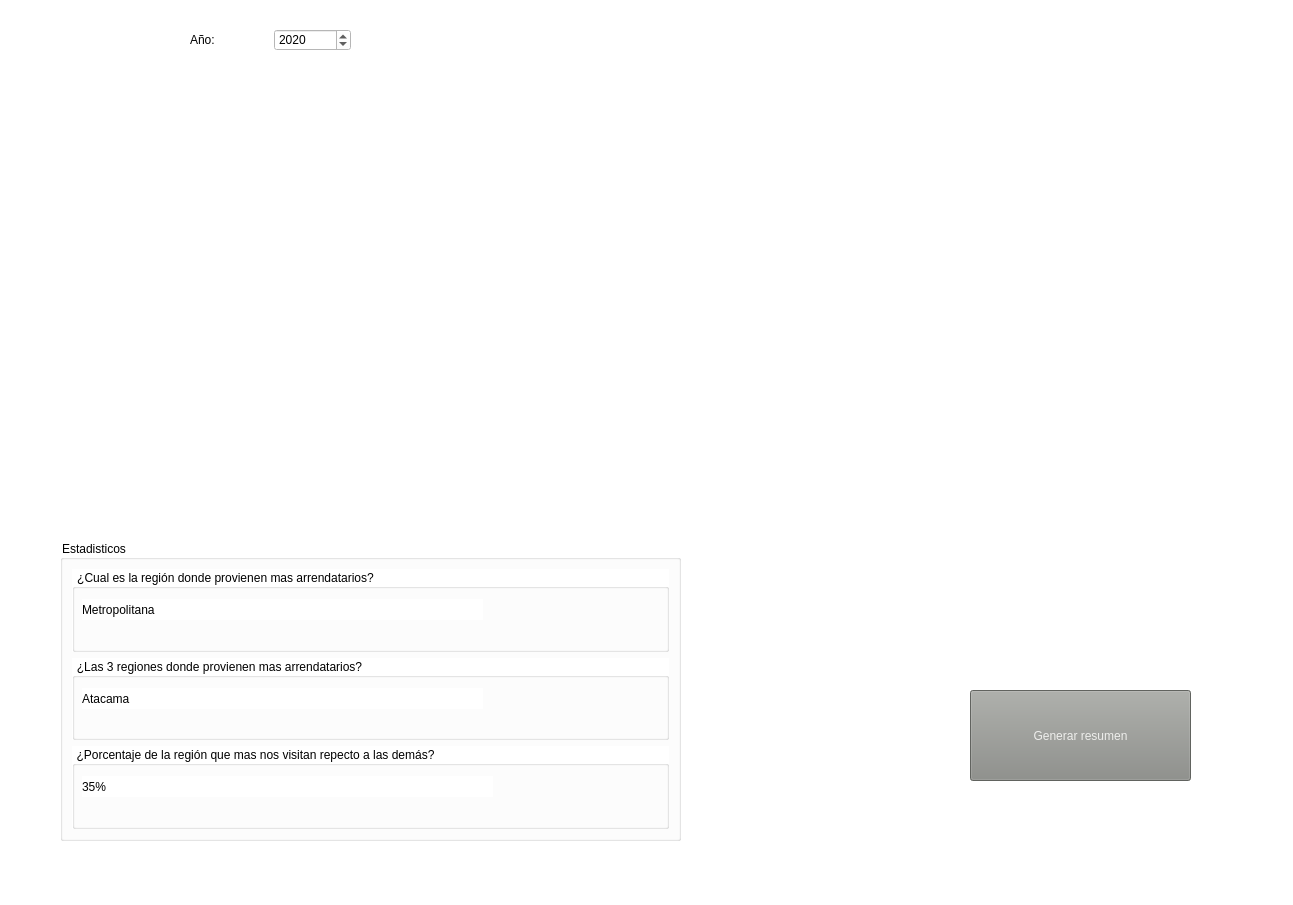
<?xml version="1.0" encoding="UTF-8"?>
<ui version="4.0">
 <class>MainWindow</class>
 <widget class="QMainWindow" name="MainWindow">
  <property name="geometry">
   <rect>
    <x>0</x>
    <y>0</y>
    <width>1293</width>
    <height>905</height>
   </rect>
  </property>
  <property name="windowTitle">
   <string>MainWindow</string>
  </property>
  <property name="styleSheet">
   <string notr="true">background-color: rgb(255, 255, 255);</string>
  </property>
  <widget class="QWidget" name="centralwidget">
   <widget class="MplWidget" name="MplRegion" native="true">
    <property name="geometry">
     <rect>
      <x>40</x>
      <y>10</y>
      <width>1201</width>
      <height>501</height>
     </rect>
    </property>
    <widget class="QWidget" name="layoutWidget_2">
     <property name="geometry">
      <rect>
       <x>150</x>
       <y>0</y>
       <width>161</width>
       <height>61</height>
      </rect>
     </property>
     <layout class="QGridLayout" name="gridLayout_2">
      <item row="0" column="2">
       <widget class="QSpinBox" name="agno">
        <property name="styleSheet">
         <string notr="true">font: 20pt &quot;Ubuntu&quot;;</string>
        </property>
        <property name="minimum">
         <number>2010</number>
        </property>
        <property name="maximum">
         <number>2021</number>
        </property>
        <property name="value">
         <number>2020</number>
        </property>
       </widget>
      </item>
      <item row="0" column="1">
       <widget class="QLabel" name="label_2">
        <property name="styleSheet">
         <string notr="true">font: 57 20pt &quot;Ubuntu&quot;;</string>
        </property>
        <property name="text">
         <string>Año:</string>
        </property>
       </widget>
      </item>
     </layout>
    </widget>
   </widget>
   <widget class="QGroupBox" name="groupBox_5">
    <property name="geometry">
     <rect>
      <x>60</x>
      <y>540</y>
      <width>621</width>
      <height>301</height>
     </rect>
    </property>
    <property name="title">
     <string>Estadisticos</string>
    </property>
    <layout class="QGridLayout" name="gridLayout_3">
     <item row="0" column="0">
      <layout class="QVBoxLayout" name="verticalLayout">
       <item>
        <widget class="QGroupBox" name="groupBox">
         <property name="title">
          <string>¿Cual es la región donde provienen mas arrendatarios?</string>
         </property>
         <widget class="QLabel" name="a">
          <property name="geometry">
           <rect>
            <x>10</x>
            <y>30</y>
            <width>401</width>
            <height>21</height>
           </rect>
          </property>
          <property name="text">
           <string>Metropolitana</string>
          </property>
         </widget>
        </widget>
       </item>
      </layout>
     </item>
     <item row="2" column="0">
      <widget class="QGroupBox" name="groupBox_3">
       <property name="title">
        <string>¿Porcentaje de la región que mas nos visitan repecto a las demás?</string>
       </property>
       <widget class="QLabel" name="c">
        <property name="geometry">
         <rect>
          <x>10</x>
          <y>30</y>
          <width>411</width>
          <height>21</height>
         </rect>
        </property>
        <property name="text">
         <string>35%</string>
        </property>
       </widget>
      </widget>
     </item>
     <item row="1" column="0">
      <widget class="QGroupBox" name="groupBox_2">
       <property name="title">
        <string>¿Las 3 regiones donde provienen mas arrendatarios?</string>
       </property>
       <widget class="QLabel" name="b">
        <property name="geometry">
         <rect>
          <x>10</x>
          <y>30</y>
          <width>401</width>
          <height>21</height>
         </rect>
        </property>
        <property name="text">
         <string>Atacama</string>
        </property>
       </widget>
      </widget>
     </item>
    </layout>
   </widget>
   <widget class="QPushButton" name="generateR">
    <property name="geometry">
     <rect>
      <x>970</x>
      <y>690</y>
      <width>221</width>
      <height>91</height>
     </rect>
    </property>
    <property name="styleSheet">
     <string notr="true">background-color: rgb(136, 138, 133);
color: rgb(238, 238, 236);</string>
    </property>
    <property name="text">
     <string>Generar resumen</string>
    </property>
   </widget>
  </widget>
  <widget class="QMenuBar" name="menubar">
   <property name="geometry">
    <rect>
     <x>0</x>
     <y>0</y>
     <width>1293</width>
     <height>22</height>
    </rect>
   </property>
  </widget>
  <widget class="QStatusBar" name="statusbar"/>
 </widget>
 <customwidgets>
  <customwidget>
   <class>MplWidget</class>
   <extends>QWidget</extends>
   <header>mplwidget.h</header>
   <container>1</container>
  </customwidget>
 </customwidgets>
 <resources/>
 <connections/>
</ui>
